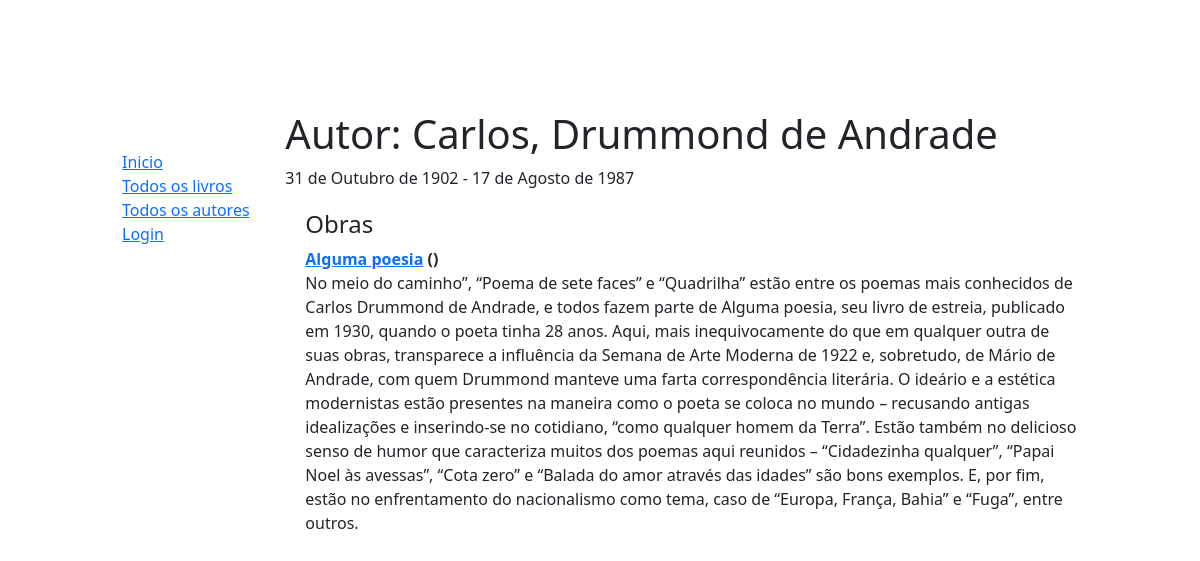
Screenshot of /catalog/autor/3 with the database file from the repository.
### catalog/models.py (models this page shows, shortened)
class Autor(models.Model):
    nome = models.CharField(max_length=100)
    sobrenome = models.CharField(max_length=100)
    data_nascimento = models.DateField(null=True, blank=True)
    data_morte = models.DateField('Data da morte', null= True, blank= True)
    class Meta:
        ordering = ['nome','sobrenome']
    def __str__(self):
        return f'{self.nome}, {self.sobrenome}'

class Livro(models.Model):
    titulo = models.CharField(max_length=200)
    autor = models.ForeignKey('Autor', on_delete=models.SET_NULL, null=True)
    sumario = models.TextField(max_length=1000, help_text='Digite uma descrição resumida do livro')
    isbn = models.CharField('ISBN', max_length=13, unique=True, help_text='código de 13 caracteres ISBN - <a href="https://www.isbn-international.org/content/what-isbn">ISBN number</a>')
    genero = models.ManyToManyField(Genero, help_text='Selecione um genero para este livro')
    idioma = models.ForeignKey('Idioma', on_delete=models.SET_NULL, null = True)
    def __str__(self):
        return self.titulo
    def mostra_genero(self):
        return ', '.join([genero.nome for genero in self.genero.all()[:3]])
    mostra_genero.short_description = 'Genero'

### catalog/views.py (the view)
# urls.py: path('autor/<int:pk>', views.AutorDetalheView.as_view(), name = 'autor-detail'),
class AutorDetalheView(generic.DetailView):
    model = Autor

### catalog/templates/catalog/autor_detail.html
{% extends "base_generic.html" %}
{% block content %}
    <h1>Autor: {{ autor }} </h1>
    <p>{{autor.data_nascimento}} - {% if autor.data_morte %}{{autor.data_morte}}{% endif %}</p>
  <div style="margin-left:20px;margin-top:20px">
    <h4>Obras</h4>
    <dl>
        {% for livro in autor.livro_set.all %}
          <dt><a href="{% url 'livro-detail' livro.pk %}">{{livro}}</a> ({{livro.instancia_set.all.count}})</dt>
          <dd>{{livro.sumario}}</dd>
        {% endfor %}
        </dl>
  </div>
{% endblock %}

### catalog/static/css/style.css (style rules this page uses)
body { margin: 10px;padding:100px; }

### rows the page displays
Autor: nome+sobrenome "Carlos, Drummond de Andrade", data_nascimento "31 de Outubro de 1902", data_morte "17 de Agosto de 1987"
Livro: titulo "Alguma poesia", sumario "No meio do caminho”, “Poema de sete faces” e “Quadrilha” estão entre os poemas mais conhecidos de Carlos Drummond de Andrade, e todos fazem parte de Alguma poesia, seu livro de estreia, publicado em 1930, quando o poeta tinha 28 anos. Aqui, mais inequivocamente do que em qualquer outra de suas obras, transparece a influência da Semana de Arte Moderna de 1922 e, sobretudo, de Mário de Andrade, com quem Drummond manteve uma farta correspondência literária. O ideário e a estética modernistas estão presentes na maneira como o poeta se coloca no mundo – recusando antigas idealizações e inserindo-se no cotidiano, “como qualquer homem da Terra”. Estão também no delicioso senso de humor que…"
